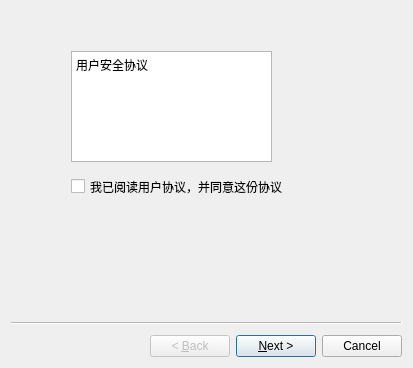
<?xml version="1.0" encoding="UTF-8"?>
<ui version="4.0">
 <class>Wizard</class>
 <widget class="QWizard" name="Wizard">
  <property name="geometry">
   <rect>
    <x>0</x>
    <y>0</y>
    <width>413</width>
    <height>368</height>
   </rect>
  </property>
  <property name="windowTitle">
   <string>安装界面-[预览]</string>
  </property>
  <widget class="mywizardPage" name="wizardPage">
   <widget class="QCheckBox" name="checkBox_2">
    <property name="geometry">
     <rect>
      <x>60</x>
      <y>160</y>
      <width>271</width>
      <height>31</height>
     </rect>
    </property>
    <property name="text">
     <string>我已阅读用户协议，并同意这份协议</string>
    </property>
   </widget>
   <widget class="QTextEdit" name="textEdit">
    <property name="geometry">
     <rect>
      <x>60</x>
      <y>40</y>
      <width>201</width>
      <height>111</height>
     </rect>
    </property>
    <property name="html">
     <string>&lt;!DOCTYPE HTML PUBLIC &quot;-//W3C//DTD HTML 4.0//EN&quot; &quot;http://www.w3.org/TR/REC-html40/strict.dtd&quot;&gt;
&lt;html&gt;&lt;head&gt;&lt;meta name=&quot;qrichtext&quot; content=&quot;1&quot; /&gt;&lt;style type=&quot;text/css&quot;&gt;
p, li { white-space: pre-wrap; }
&lt;/style&gt;&lt;/head&gt;&lt;body style=&quot; font-family:'SimSun'; font-size:9pt; font-weight:400; font-style:normal;&quot;&gt;
&lt;p style=&quot; margin-top:0px; margin-bottom:0px; margin-left:0px; margin-right:0px; -qt-block-indent:0; text-indent:0px;&quot;&gt;用户安全协议&lt;/p&gt;&lt;/body&gt;&lt;/html&gt;</string>
    </property>
   </widget>
  </widget>
  <widget class="mywizardPage" name="wizardPage1">
   <widget class="QGroupBox" name="groupBox_2">
    <property name="geometry">
     <rect>
      <x>20</x>
      <y>70</y>
      <width>321</width>
      <height>151</height>
     </rect>
    </property>
    <property name="title">
     <string>兼容性</string>
    </property>
    <layout class="QVBoxLayout" name="verticalLayout_3">
     <item>
      <widget class="QWidget" name="widget_3" native="true">
       <layout class="QHBoxLayout" name="horizontalLayout_3">
        <item>
         <widget class="QWidget" name="widget" native="true">
          <layout class="QVBoxLayout" name="verticalLayout">
           <item>
            <widget class="QCheckBox" name="checkBox_5">
             <property name="text">
              <string>关联Doc、XLS、PPT</string>
             </property>
            </widget>
           </item>
           <item>
            <widget class="QCheckBox" name="checkBox_6">
             <property name="text">
              <string>关联PNG、JPG等图片格式</string>
             </property>
            </widget>
           </item>
          </layout>
         </widget>
        </item>
        <item>
         <widget class="QWidget" name="widget_2" native="true">
          <layout class="QVBoxLayout" name="verticalLayout_2">
           <item>
            <widget class="QCheckBox" name="checkBox_7">
             <property name="text">
              <string>关联PDF格式</string>
             </property>
            </widget>
           </item>
           <item>
            <widget class="QCheckBox" name="checkBox_8">
             <property name="text">
              <string>关联EPUBE</string>
             </property>
            </widget>
           </item>
          </layout>
         </widget>
        </item>
       </layout>
      </widget>
     </item>
     <item>
      <widget class="QWidget" name="widget_4" native="true">
       <layout class="QHBoxLayout" name="horizontalLayout_4">
        <item>
         <widget class="QLineEdit" name="lineEdit">
          <property name="text">
           <string>F:\Desktop\build-winzrd123-Desktop_Qt_5_9_1_MinGW_32bit-Debug</string>
          </property>
         </widget>
        </item>
        <item>
         <widget class="QPushButton" name="pushButton">
          <property name="text">
           <string>安装位置</string>
          </property>
         </widget>
        </item>
       </layout>
      </widget>
     </item>
    </layout>
   </widget>
   <widget class="QGroupBox" name="groupBox">
    <property name="geometry">
     <rect>
      <x>20</x>
      <y>6</y>
      <width>321</width>
      <height>51</height>
     </rect>
    </property>
    <property name="title">
     <string>用户</string>
    </property>
    <layout class="QHBoxLayout" name="horizontalLayout">
     <item>
      <widget class="QRadioButton" name="radioButton_2">
       <property name="text">
        <string>所有用户</string>
       </property>
      </widget>
     </item>
     <item>
      <widget class="QRadioButton" name="radioButton">
       <property name="text">
        <string>当前用户</string>
       </property>
      </widget>
     </item>
    </layout>
   </widget>
  </widget>
  <widget class="mywizardPage" name="wizardPage2">
   <widget class="QWidget" name="widget_5" native="true">
    <property name="geometry">
     <rect>
      <x>150</x>
      <y>280</y>
      <width>174</width>
      <height>41</height>
     </rect>
    </property>
    <layout class="QHBoxLayout" name="horizontalLayout_2">
     <item>
      <widget class="QPushButton" name="pushButton_3">
       <property name="text">
        <string>下一步(N)</string>
       </property>
      </widget>
     </item>
     <item>
      <widget class="QPushButton" name="pushButton_4">
       <property name="text">
        <string>取消</string>
       </property>
      </widget>
     </item>
    </layout>
   </widget>
   <widget class="QListWidget" name="listWidget">
    <property name="geometry">
     <rect>
      <x>50</x>
      <y>70</y>
      <width>301</width>
      <height>141</height>
     </rect>
    </property>
   </widget>
   <widget class="QWidget" name="widget_6" native="true">
    <property name="geometry">
     <rect>
      <x>0</x>
      <y>0</y>
      <width>381</width>
      <height>31</height>
     </rect>
    </property>
    <layout class="QHBoxLayout" name="horizontalLayout_5">
     <item>
      <widget class="QLabel" name="label">
       <property name="text">
        <string>安装进度：</string>
       </property>
      </widget>
     </item>
     <item>
      <widget class="QProgressBar" name="progressBar">
       <property name="value">
        <number>24</number>
       </property>
      </widget>
     </item>
    </layout>
   </widget>
   <widget class="QLabel" name="label_2">
    <property name="geometry">
     <rect>
      <x>10</x>
      <y>40</y>
      <width>101</width>
      <height>20</height>
     </rect>
    </property>
    <property name="text">
     <string>安装文件列表：</string>
    </property>
   </widget>
  </widget>
  <widget class="mywizardPage" name="wizardPage3">
   <widget class="QPushButton" name="pushButton_2">
    <property name="geometry">
     <rect>
      <x>50</x>
      <y>150</y>
      <width>75</width>
      <height>23</height>
     </rect>
    </property>
    <property name="text">
     <string>激活</string>
    </property>
   </widget>
   <widget class="QLabel" name="label_3">
    <property name="geometry">
     <rect>
      <x>40</x>
      <y>10</y>
      <width>54</width>
      <height>12</height>
     </rect>
    </property>
    <property name="text">
     <string>激活方式：</string>
    </property>
   </widget>
   <widget class="QStackedWidget" name="stackedWidget">
    <property name="geometry">
     <rect>
      <x>60</x>
      <y>50</y>
      <width>251</width>
      <height>80</height>
     </rect>
    </property>
    <property name="currentIndex">
     <number>0</number>
    </property>
    <widget class="QWidget" name="page_3">
     <widget class="QWidget" name="widget_11" native="true">
      <property name="geometry">
       <rect>
        <x>20</x>
        <y>30</y>
        <width>211</width>
        <height>38</height>
       </rect>
      </property>
      <layout class="QHBoxLayout" name="horizontalLayout_8">
       <item>
        <widget class="QLineEdit" name="lineEdit_5"/>
       </item>
      </layout>
     </widget>
    </widget>
    <widget class="QWidget" name="page_4">
     <widget class="QWidget" name="widget_12" native="true">
      <property name="geometry">
       <rect>
        <x>0</x>
        <y>0</y>
        <width>229</width>
        <height>82</height>
       </rect>
      </property>
      <layout class="QHBoxLayout" name="horizontalLayout_9">
       <item>
        <widget class="QWidget" name="widget_13" native="true">
         <layout class="QVBoxLayout" name="verticalLayout_6">
          <item>
           <widget class="QLabel" name="label_6">
            <property name="text">
             <string>账号：</string>
            </property>
           </widget>
          </item>
          <item>
           <widget class="QLabel" name="label_7">
            <property name="text">
             <string>密码：</string>
            </property>
           </widget>
          </item>
         </layout>
        </widget>
       </item>
       <item>
        <widget class="QWidget" name="widget_14" native="true">
         <layout class="QVBoxLayout" name="verticalLayout_7">
          <item>
           <widget class="QLineEdit" name="lineEdit_6"/>
          </item>
          <item>
           <widget class="QLineEdit" name="lineEdit_7"/>
          </item>
         </layout>
        </widget>
       </item>
      </layout>
     </widget>
    </widget>
   </widget>
   <widget class="QCheckBox" name="checkBox">
    <property name="geometry">
     <rect>
      <x>250</x>
      <y>160</y>
      <width>71</width>
      <height>16</height>
     </rect>
    </property>
    <property name="text">
     <string>跳过</string>
    </property>
   </widget>
   <widget class="QComboBox" name="comboBox">
    <property name="geometry">
     <rect>
      <x>240</x>
      <y>10</y>
      <width>69</width>
      <height>22</height>
     </rect>
    </property>
    <item>
     <property name="text">
      <string>序列号</string>
     </property>
    </item>
    <item>
     <property name="text">
      <string>账号</string>
     </property>
    </item>
   </widget>
  </widget>
 </widget>
 <customwidgets>
  <customwidget>
   <class>mywizardPage</class>
   <extends>QWizardPage</extends>
   <header>mywizardpage.h</header>
   <container>1</container>
  </customwidget>
 </customwidgets>
 <resources/>
 <connections/>
</ui>
